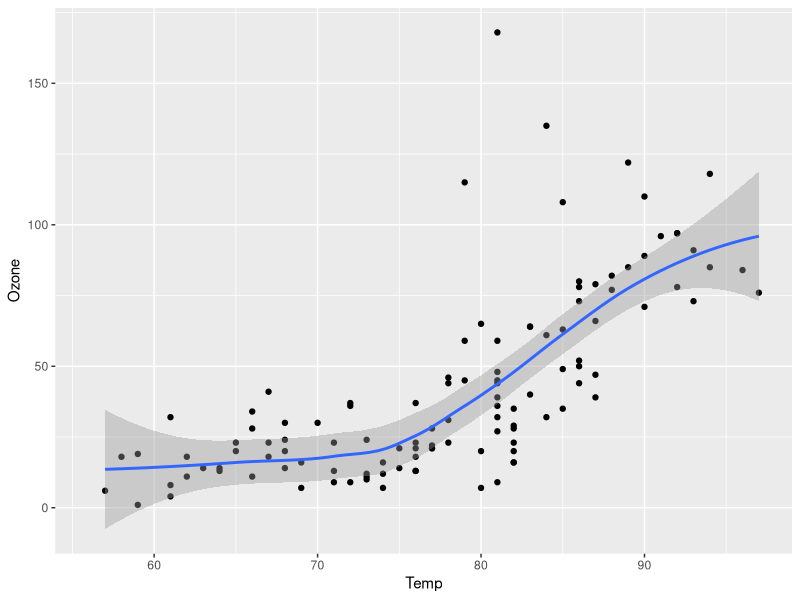
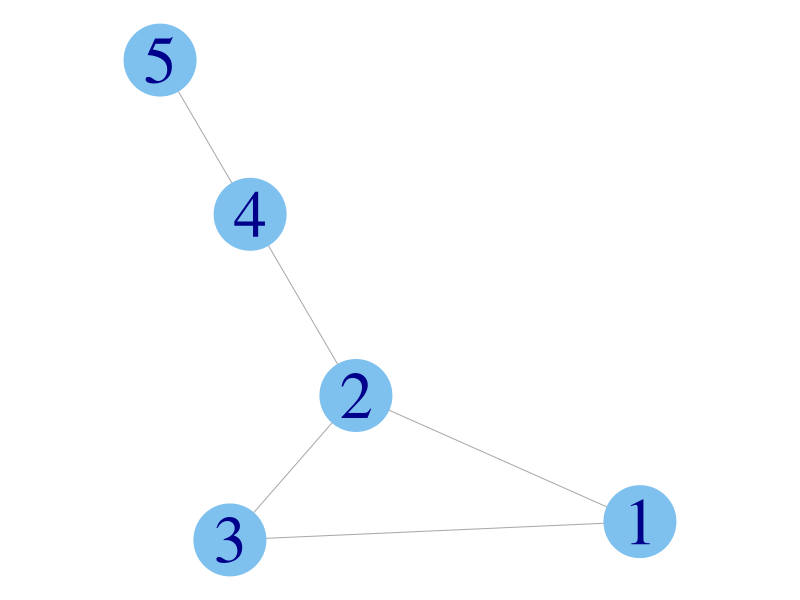

Generate these figures, in order, with R:
## ---- chunk 1
library(ggplot2)
library(tibble)
#| label: fig-airquality
#| fig-cap: "Temperature and ozone level."
#| warning: false

ggplot(airquality, aes(Temp, Ozone)) + 
  geom_point() + 
  geom_smooth(method = "loess")
## ---- chunk 2
library(igraph)
igraph_options(vertex.color = "SkyBlue2", vertex.frame.color = "SkyBlue2", 
               vertex.label.cex = 4, vertex.size = 30, rescale = FALSE)
par(mar=c(0,0,0,0)+.1)
## ---- chunk 3
#| fig-asp: 0.8
g <- make_graph(~ 1--2, 1--3, 2--3, 2--4, 4--5)
plot(g)
